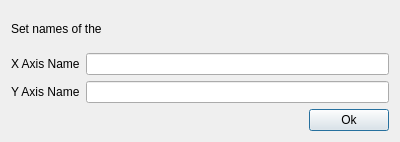
<?xml version="1.0" encoding="UTF-8"?>
<ui version="4.0">
 <class>AxisNameDialog</class>
 <widget class="QDialog" name="AxisNameDialog">
  <property name="geometry">
   <rect>
    <x>0</x>
    <y>0</y>
    <width>400</width>
    <height>142</height>
   </rect>
  </property>
  <property name="minimumSize">
   <size>
    <width>400</width>
    <height>142</height>
   </size>
  </property>
  <property name="maximumSize">
   <size>
    <width>16777215</width>
    <height>142</height>
   </size>
  </property>
  <property name="windowTitle">
   <string>Dialog</string>
  </property>
  <layout class="QVBoxLayout" name="verticalLayout">
   <item>
    <widget class="QLabel" name="label">
     <property name="text">
      <string>Set names of the </string>
     </property>
    </widget>
   </item>
   <item>
    <layout class="QHBoxLayout" name="horizontalLayout_2">
     <item>
      <widget class="QLabel" name="xAxNameLabel">
       <property name="text">
        <string>X Axis Name</string>
       </property>
      </widget>
     </item>
     <item>
      <widget class="QLineEdit" name="xAxNameLineEdit"/>
     </item>
    </layout>
   </item>
   <item>
    <layout class="QHBoxLayout" name="horizontalLayout_3">
     <item>
      <widget class="QLabel" name="yAxNameLabel">
       <property name="text">
        <string>Y Axis Name</string>
       </property>
      </widget>
     </item>
     <item>
      <widget class="QLineEdit" name="yAxNameLineEdit"/>
     </item>
    </layout>
   </item>
   <item>
    <layout class="QHBoxLayout" name="horizontalLayout">
     <item>
      <spacer name="horizontalSpacer">
       <property name="orientation">
        <enum>Qt::Horizontal</enum>
       </property>
       <property name="sizeHint" stdset="0">
        <size>
         <width>40</width>
         <height>20</height>
        </size>
       </property>
      </spacer>
     </item>
     <item>
      <widget class="QPushButton" name="okNamesOfAxesButton">
       <property name="text">
        <string>Ok</string>
       </property>
      </widget>
     </item>
    </layout>
   </item>
  </layout>
 </widget>
 <resources/>
 <connections/>
</ui>
